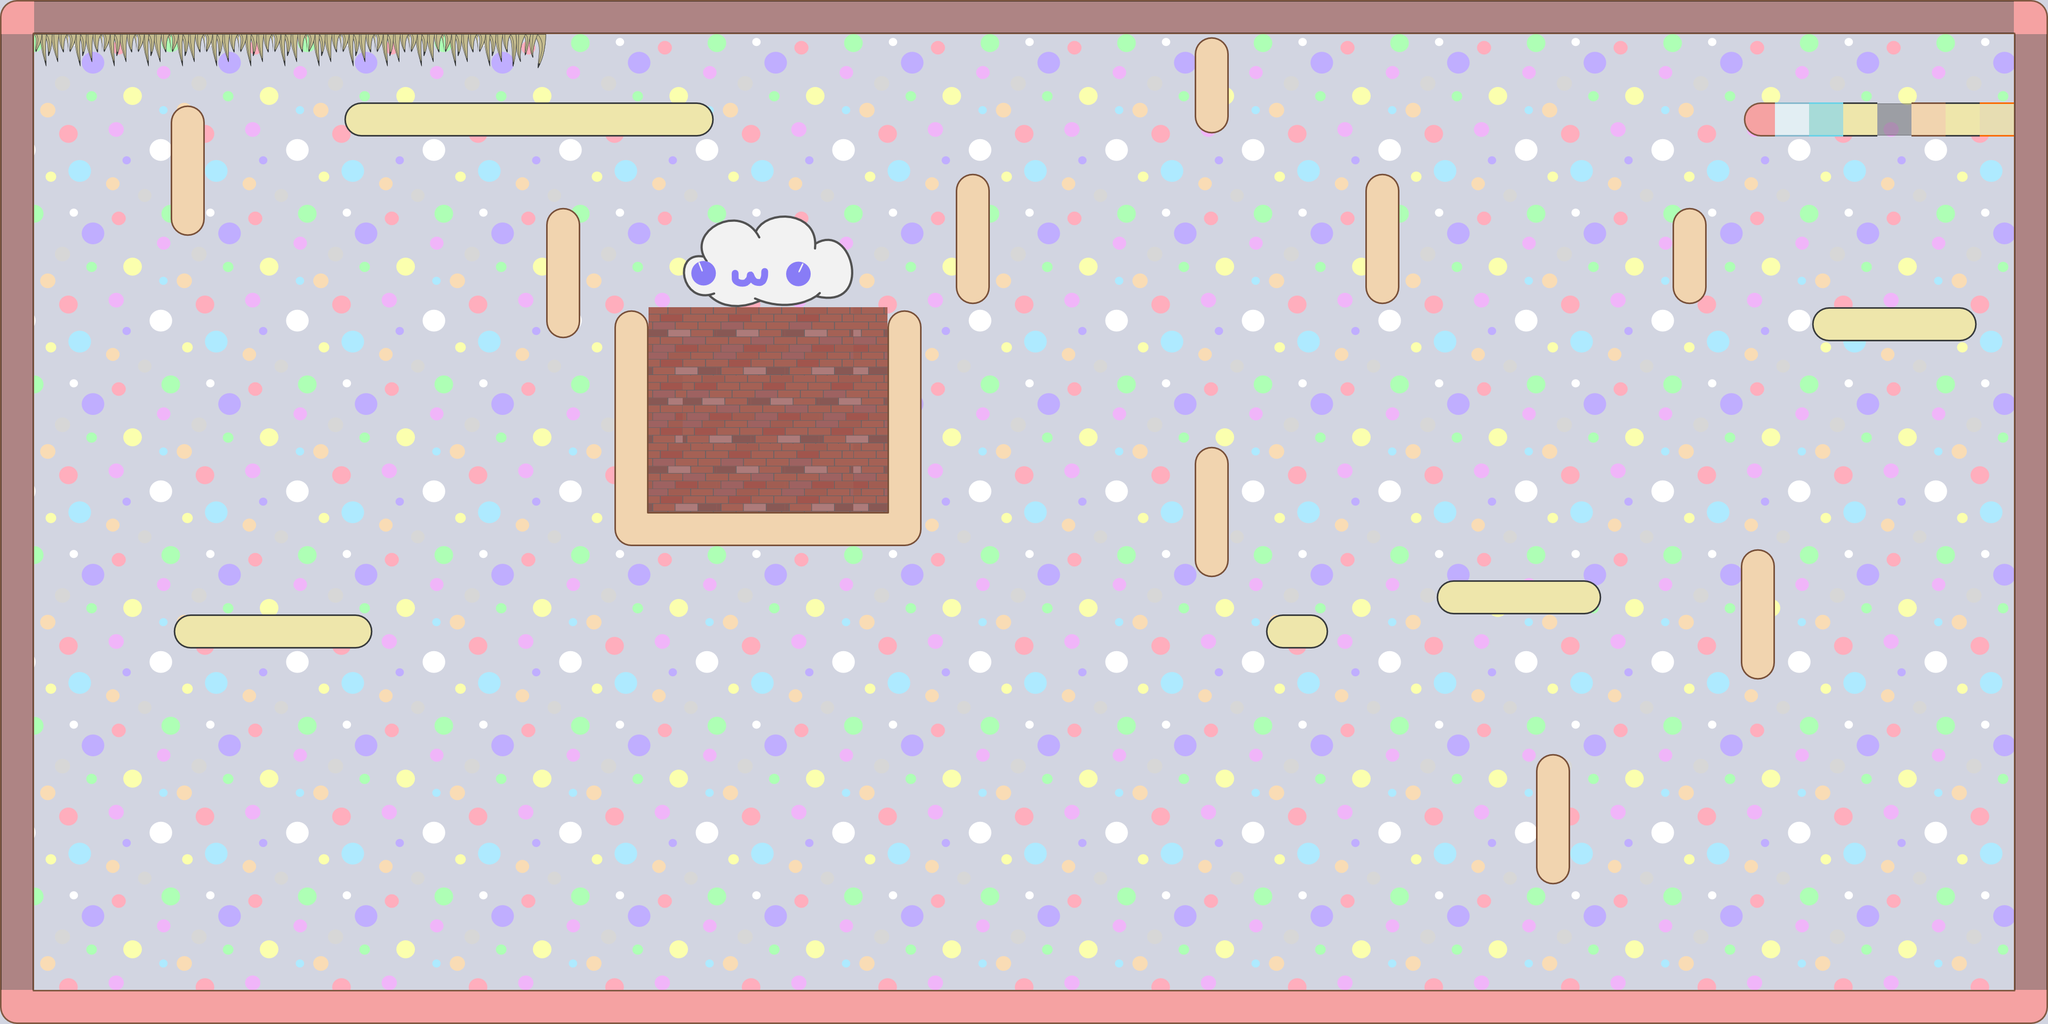

Tiled map render using the project's own tile images. Description and the map definition, with tile-layer contents summarised, below:
An orthogonal 60x30 tile map with 64x64 px tiles, 5 tile layers (Capa de patrones 2, Capa de Patrones 1, Capa de patrones 3, Capa de patrones 4, ...) and 75 objects (49x ET_BOX, 3x ET_WALL_NOPORTAL, ET_PRINCESS, ET_PLAYER, ET_SPIKES).

<map version="1.0" orientation="orthogonal" width="60" height="30" tilewidth="64" tileheight="64">
 <tileset firstgid="1" name="tilemapinkscape" tilewidth="64" tileheight="64">
  <image source="tilemapinkscape.png" trans="000000" width="1024" height="1024" />
 </tileset>
 <layer name="Capa de patrones 2" width="60" height="30">
  <data>[1800 cells, 1800 non-empty, 1 distinct tile ids]</data>
 </layer>
 <layer name="Capa de Patrones 1" width="60" height="30">
  <data>[1800 cells, 1800 non-empty, 20 distinct tile ids]</data>
 </layer>
 <layer name="Capa de patrones 3" width="60" height="30">
  <data>[1800 cells, 311 non-empty, 32 distinct tile ids]</data>
 </layer>
 <layer name="Capa de patrones 4" width="60" height="30">
  <data>[1800 cells, 8 non-empty, 8 distinct tile ids]</data>
 </layer>
 <objectgroup name="Cajas" width="60" height="30">
  <object name="ET_BOX" x="1216" y="576" width="64" height="64" />
  <object name="ET_BOX" x="1312" y="544" width="64" height="64" />
  <object name="ET_BOX" x="1376" y="544" width="64" height="64" />
  <object name="ET_BOX" x="1440" y="544" width="64" height="64" />
  <object name="ET_BOX" x="1504" y="544" width="64" height="64" />
  <object name="ET_BOX" x="1568" y="544" width="64" height="64" />
  <object name="ET_BOX" x="1312" y="608" width="64" height="64" />
  <object name="ET_BOX" x="1376" y="608" width="64" height="64" />
  <object name="ET_BOX" x="1440" y="608" width="64" height="64" />
  <object name="ET_BOX" x="1504" y="608" width="64" height="64" />
  <object name="ET_BOX" x="1568" y="608" width="64" height="64" />
  <object name="ET_BOX" x="1248" y="672" width="64" height="64" />
  <object name="ET_BOX" x="1312" y="672" width="64" height="64" />
  <object name="ET_BOX" x="1376" y="672" width="64" height="64" />
  <object name="ET_BOX" x="1440" y="672" width="64" height="64" />
  <object name="ET_BOX" x="1504" y="672" width="64" height="64" />
  <object name="ET_BOX" x="1568" y="672" width="64" height="64" />
  <object name="ET_BOX" x="1248" y="736" width="64" height="64" />
  <object name="ET_BOX" x="1312" y="736" width="64" height="64" />
  <object name="ET_BOX" x="1376" y="736" width="64" height="64" />
  <object name="ET_BOX" x="1440" y="736" width="64" height="64" />
  <object name="ET_BOX" x="1504" y="736" width="64" height="64" />
  <object name="ET_BOX" x="1568" y="736" width="64" height="64" />
  <object name="ET_BOX" x="1248" y="800" width="64" height="64" />
  <object name="ET_BOX" x="1312" y="800" width="64" height="64" />
  <object name="ET_BOX" x="1440" y="800" width="64" height="64" />
  <object name="ET_BOX" x="1376" y="800" width="64" height="64" />
  <object name="ET_BOX" x="1504" y="800" width="64" height="64" />
  <object name="ET_BOX" x="1568" y="800" width="64" height="64" />
  <object name="ET_BOX" x="1248" y="864" width="64" height="64" />
  <object name="ET_BOX" x="1312" y="864" width="64" height="64" />
  <object name="ET_BOX" x="1376" y="864" width="64" height="64" />
  <object name="ET_BOX" x="1440" y="864" width="64" height="64" />
  <object name="ET_BOX" x="1504" y="864" width="64" height="64" />
  <object name="ET_BOX" x="1568" y="864" width="64" height="64" />
  <object name="ET_BOX" x="672" y="608" width="64" height="64" />
  <object name="ET_BOX" x="672" y="800" width="64" height="64" />
  <object name="ET_BOX" x="672" y="928" width="64" height="64" />
  <object name="ET_BOX" x="672" y="1056" width="64" height="64" />
  <object name="ET_BOX" x="2208" y="288" width="64" height="64" />
  <object name="ET_BOX" x="2208" y="416" width="64" height="64" />
  <object name="ET_BOX" x="2208" y="544" width="64" height="64" />
  <object name="ET_BOX" x="2208" y="672" width="64" height="64" />
  <object name="ET_BOX" x="1056" y="1760" width="64" height="64" />
  <object name="ET_BOX" x="1120" y="1632" width="64" height="64" />
  <object name="ET_BOX" x="1120" y="1504" width="64" height="64" />
  <object name="ET_BOX" x="1120" y="1376" width="64" height="64" />
  <object name="ET_BOX" x="1120" y="1248" width="64" height="64" />
  <object name="ET_BOX" x="1120" y="1056" width="64" height="64" />
 </objectgroup>
 <objectgroup name="Otras" width="60" height="30">
  <object name="ET_PRINCESS" x="3712" y="128" width="64" height="64" />
  <object name="ET_PLAYER" x="448" y="1664" width="64" height="64" />
 </objectgroup>
 <layer name="Capa de patrones 5" width="60" height="30">
  <data>[1800 cells, 143 non-empty, 3 distinct tile ids]</data>
 </layer>
 <objectgroup name="paredes" width="60" height="30">
  <object name="ET_WALL_NOPORTAL" x="0" y="0" width="3840" height="64" />
  <object name="ET_WALL_NOPORTAL" x="3776" y="64" width="64" height="1856" />
  <object name="ET_WALL_NOPORTAL" x="0" y="64" width="64" height="1856" />
  <object x="320" y="192" width="64" height="256" />
  <object x="1024" y="384" width="64" height="256" />
  <object x="1152" y="576" width="64" height="448" />
  <object x="1664" y="576" width="64" height="448" />
  <object x="1216" y="960" width="448" height="64" />
  <object x="1792" y="320" width="64" height="256" />
  <object x="2240" y="64" width="64" height="192" />
  <object x="2560" y="320" width="64" height="256" />
  <object x="2240" y="832" width="64" height="256" />
  <object x="2880" y="1408" width="64" height="256" />
  <object x="3136" y="384" width="64" height="192" />
  <object x="3264" y="1024" width="64" height="256" />
  <object x="2688" y="1088" width="320" height="64" />
  <object x="320" y="1152" width="384" height="64" />
  <object x="640" y="192" width="704" height="64" />
  <object x="3392" y="576" width="320" height="64" />
  <object x="2368" y="1152" width="128" height="64" />
  <object x="3328" y="192" width="448" height="64" />
  <object x="3264" y="192" width="64" height="64" />
  <object x="64" y="1856" width="3712" height="64" />
  <object name="ET_SPIKES" x="64" y="64" width="960" height="64" />
 </objectgroup>
</map>
